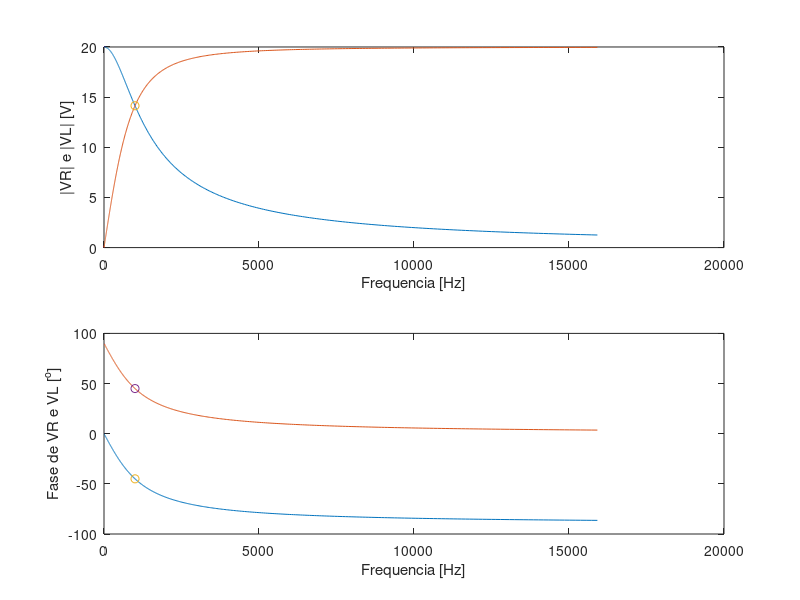

This figure's MATLAB source:
## CIRCUITOS SERIE
clc
V = 20;
R = 220;
L = 35e-3;
w = logspace(0,5,1000);
wc = R/L;
fc = wc/(2*pi)

Vr = (R)./(j*w*L+R)*V;
Vl = (j*w*L)./(j*w*L+R)*V;

Vrc = (R)./(j*wc*L+R)*V;
Vlc = (j*wc*L)./(j*wc*L+R)*V;

subplot(211),plot(w/(2*pi),abs(Vr),w/(2*pi),abs(Vl),wc/(2*pi),abs(Vlc),'o');
xlabel('Frequencia [Hz]'), ylabel('|VR| e |VL| [V]')
subplot(212),plot(w/(2*pi),rad2deg(angle(Vr)),w/(2*pi),rad2deg(angle(Vl)),wc/(2*pi),rad2deg(angle(Vrc)),'o',wc/(2*pi),rad2deg(angle(Vlc)),'o');
xlabel('Frequencia [Hz]'),ylabel('Fase de VR e VL [^o]')

%salvando o grafico em JPG
saveas(gca, 'grafico_11.jpg', 'jpg')